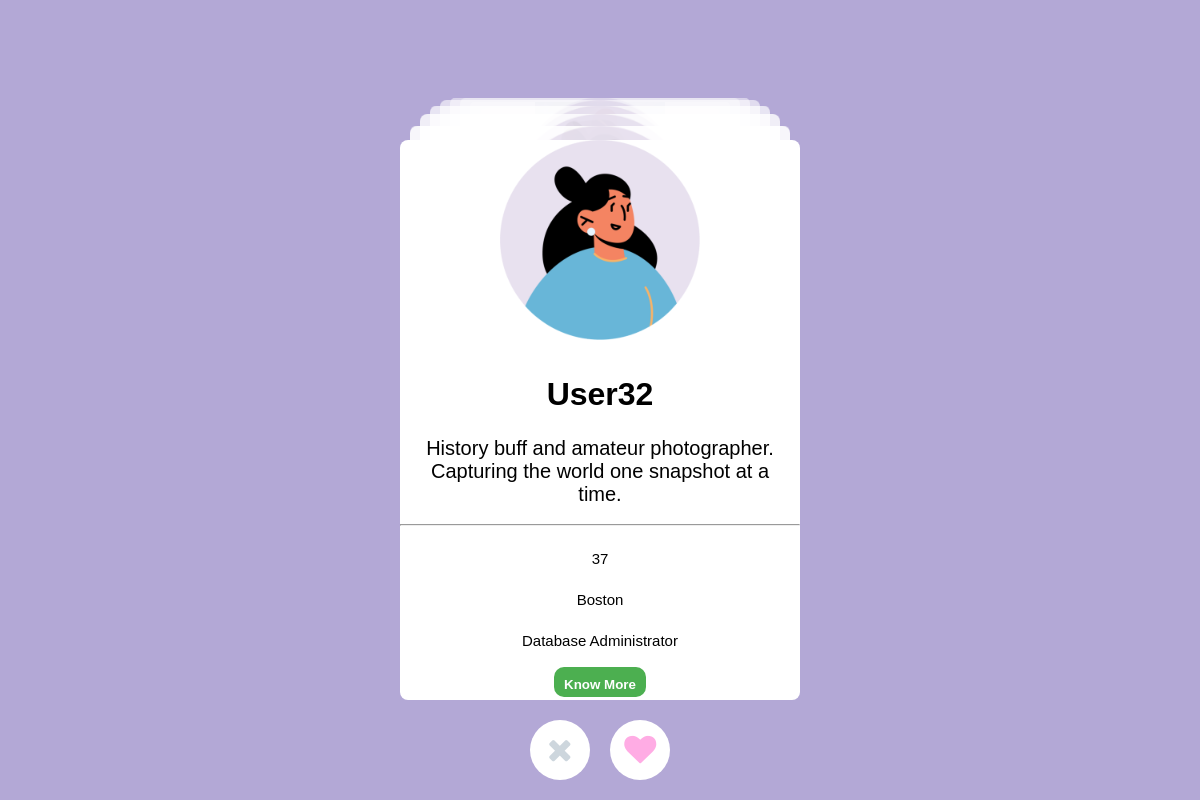
/dashboard, run on the app's committed database.
### tables this page shows
CREATE TABLE users (
                user_id INTEGER PRIMARY KEY AUTOINCREMENT,
                name TEXT,
                birth_date TEXT,
                age INTEGER,
                gender TEXT,
                location TEXT,
                interests TEXT,
                smoking TEXT,
                drinking TEXT,
                zodiac_sign TEXT,
                mbti TEXT,
                profession TEXT,
                height INTEGER,
                bio TEXT,
                profile_pic TEXT
            );

### app.py (the view)
@app.route('/dashboard', methods=['GET', 'POST'])
def dashboard():
    if not is_user_authenticated():
        return redirect(url_for('login'))
    active_user_id = fetch_logged_in_user_id()
    print("User", active_user_id)
    logged_in_user = db.fetch_user(active_user_id)
    print(logged_in_user)
    if logged_in_user is None:
        print("User ID not found. Exiting.")
    print(logged_in_user)
    all_users_df = db.fetch_all_users()
    columns = [
        'user_id', 'name', 'birth_date', 'age', 'gender', 'location',
        'interests', 'smoking', 'drinking', 'zodiac_sign', 'mbti',
        'profession', 'height', 'bio', 'profile_pic'
    ]
    df = pd.DataFrame(all_users_df, columns=columns)
    potential_matches = compute_compatibility_scores(logged_in_user, df)
    recommendations = potential_matches.head(25).to_dict(orient='records')
    return render_template('dashboard.html', recommendations=recommendations)

### app.py (called while the page is built)
def fetch_logged_in_user_id():
    return fetch_active_user()

@app.context_processor
def inject_user_id_image():
    logged_in_user = db.fetch_user(fetch_logged_in_user_id())
    user_profile_pic_url = f"/static/profile_pics/{logged_in_user.profile_pic}" if logged_in_user.profile_pic else "https://via.placeholder.com/40"
    return dict(fetch_logged_in_user_id=fetch_logged_in_user_id, user_profile_pic_url=user_profile_pic_url)

### flaskr/UserDatabase.py (called while the page is built)
    def fetch_all_users(self) -> List[User]:
        conn = sqlite3.connect(self.db_file)
        cursor = conn.cursor()
        cursor.execute('SELECT * FROM users')
        all_users = cursor.fetchall()
        conn.close()
        return all_users

### flaskr/active_user.py (called while the page is built)
def fetch_active_user():
    if not os.path.exists(SESSION_FILE):
        return None
    with open(SESSION_FILE, 'r') as file:
        user_id = file.read().strip()
        print("User in file", user_id)
    return user_id if user_id else None

def is_user_authenticated():
    return fetch_active_user() is not None

### flaskr/matching_algorithm.py (called while the page is built)
def get_mbti_score(mbti1, mbti2):
    preferred_matches = MBTI_PAIRS.get(mbti1, [])
    return 1.0 if mbti2 in preferred_matches else 0.0

def get_zodiac_compatibility(zodiac1, zodiac2):
    return ZODIAC_COMPATIBILITY.get((zodiac1, zodiac2),
                                    ZODIAC_COMPATIBILITY.get((zodiac2, zodiac1), 0.0))

def get_smoking_score(smoking1, smoking2):
    return 1.0 if smoking1 == smoking2 else 0.0

def get_drinking_score(drinking1, drinking2):
    return 1.0 if drinking1 == drinking2 else 0.0

### templates/dashboard.html (shortened to what this page needs)
<!DOCTYPE html>
<html lang="en">
<head>
    <link rel="stylesheet" href="/static/dashboard.css">
    <link rel="stylesheet" href="https://cdnjs.cloudflare.com/ajax/libs/font-awesome/4.7.0/css/font-awesome.min.css">
</head>
<body>
    <div class="tinder">
        <div class="tinder--cards">
            {% for recommendation in recommendations %}
                <div class="tinder--card" data-user-id="{{ recommendation.user_id }}">
                    <img src="/static/profile_pics/{{recommendation.profile_pic}}" width="200" alt="Image for {{ recommendation.title }}">
                    <h3>{{ recommendation.name }}</h3>
                    <p style="font-size: 20px">{{ recommendation.bio }}</p>
                    <br>
                    <hr style="font-weight: bolder">
                    <div class="col" style="justify-content: left">
                        <p style="font-size: 15px">{{ recommendation.age }}</p>
                        <p style="font-size: 15px">{{ recommendation.location }}</p>
                        <p style="font-size: 15px">{{ recommendation.profession }}</p>
                    </div>
                    <br>
                    <button type="button" style="padding: 10px 10px; color: white; background: #4caf50; font-weight: bold; height: 30px; border: none; border-radius: 10px">Know More</button>
                </div>
            {% endfor %}
        </div>
        <div class="tinder--buttons">
            <button id="nope"><i class="fa fa-remove"></i></button>
            <button id="love"><i class="fa fa-heart"></i></button>
        </div>
    </div>
</body>
</html>

### static/dashboard.css (style rules this page uses)
*, *:before, *:after { box-sizing: border-box; padding: 0; margin: 0; }
body { background: #b3a8d6ff; overflow: hidden; font-family: sans-serif; }
.tinder { width: 100vw; height: 100vh; overflow: hidden; display: flex; flex-direction: column; position: relative; opacity: 0; transition: opacity 0.1s ease-in-out; }
.loaded.tinder { opacity: 1; }
.tinder--cards { flex-grow: 1; padding-top: 40px; text-align: center; display: flex; justify-content: center; align-items: flex-end; z-index: 1; }
.tinder--card { display: inline-block; width: 90vw; max-width: 400px; height: 70vh; background: #FFFFFF; padding-bottom: 40px; border-radius: 8px; overflow: hidden; position: absolute; will-change: transform; transition: all 0.3s ease-in-out; cursor: -webkit-grab; cursor: -moz-grab; cursor: grab; }
.tinder--card img { max-width: 100%; pointer-events: none; }
.tinder--card h3 { margin-top: 32px; font-size: 32px; padding: 0 16px; pointer-events: none; }
.tinder--card p { margin-top: 24px; font-size: 20px; padding: 0 16px; pointer-events: none; }
.tinder--buttons { flex: 0 0 100px; text-align: center; padding-top: 20px; }
.tinder--buttons button { border-radius: 50%; line-height: 60px; width: 60px; border: 0; background: #FFFFFF; display: inline-block; margin: 0 8px; }
.tinder--buttons i { font-size: 32px; vertical-align: middle; }
.fa-heart { color: #FFACE4; }
.fa-remove { color: #CDD6DD; }

### data on the page
users: profile_pic (picture), name "User32", bio "History buff and amateur photographer. Capturing the world one snapshot at a time.", age "37", location "Boston", profession "Database Administrator"
